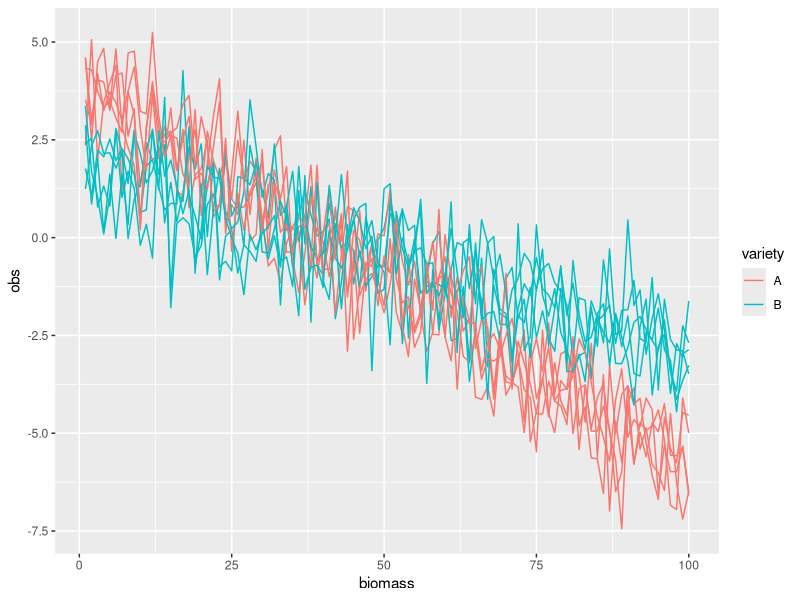
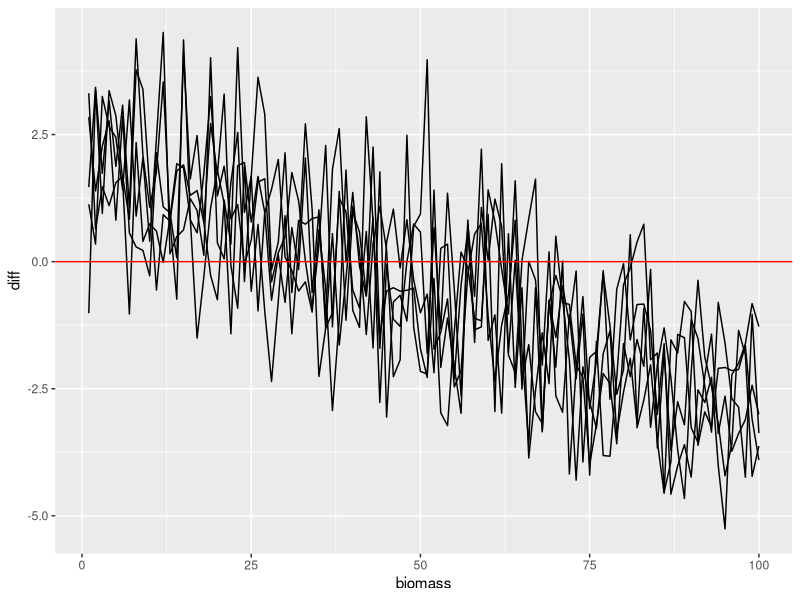

These figures' R source, in order:
library(tidyverse)

d <- expand_grid(variety = c("A", "B"), biomass = 1:100, draw = 1:5)

d <- d %>% 
  mutate(mu = case_when(
    variety == "A" ~ 4,
    TRUE ~ 2
  )) %>% 
  mutate(beta = case_when(
    variety == "A" ~ -0.1,
    TRUE ~ -0.05
  )) %>% 
  rowwise() %>% 
  mutate(obs = rnorm(1, mean = mu+beta*biomass))



# just plotting the curves
d %>% 
  ggplot(aes(x = biomass, y = obs, color = variety, group = interaction(variety, draw))) +
  geom_line()

# plotting the differences
d %>% 
  select(-mu, -beta) %>% 
  pivot_wider(names_from = variety, values_from = obs) %>% 
  mutate(diff = A - B) %>% 
  ggplot(aes(x = biomass, y = diff, group = draw)) +
  geom_line() +
  geom_hline(yintercept = 0, color = "red")
